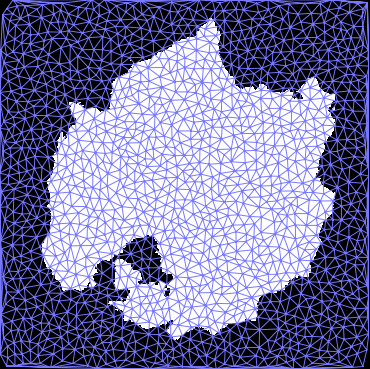
#> input picture images/delaunay_triangulation.png, 370 x 369 px
$ python simulation.py --file images/delaunay_triangulation.png
#> lines starting #> are read from the running program, lines starting #| are printed output that depends on the picture
### util.py
# Various common functions.

from PIL import Image
import collections
import csv
from matplotlib.colors import LightSource, LinearSegmentedColormap
import matplotlib.pyplot as plt
import numpy as np
import scipy as sp
import scipy.spatial
import sys


# Read an image into an array
def image_to_array(image_file):
#> called with image_file = 'images/delaunay_triangulation.png'
  img = Image.open(image_file)
#> img is the input picture: PIL image 370x369 RGBA; mean R, G, B, A 115.7, 115.7, 159.8, 255

  # 8-bit pixels, grayscale (8-bit image)
  if img.mode == "L":
    data = np.asarray(img)
    data = np.float64(data) / 256
  # 32-bit signed integer pixels, grayscale (16-bit image)
  elif img.mode == "I":
    data = np.asarray(img) / 65536
  # 3x8-bit or 4x8-bit pixels or higher, true color (24-bit or higher image)
  elif img.mode in ("RGB", "RGBA"):
    converted = img.convert("L")
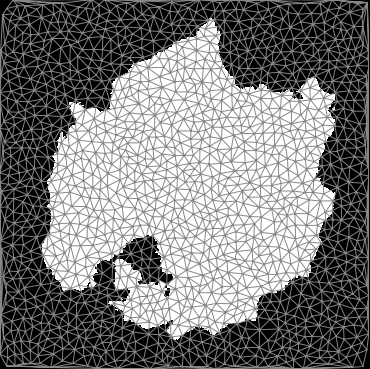
#> converted: PIL image 370x369 L; min 0, max 255, mean 120.8
    data = np.asarray(converted)
    data = np.float64(data) / 256
  else:
    print("ERROR. Unsupported image format.")
    sys.exit(-1)
  return data


# Open CSV file as a dict.
def read_csv(csv_path):
  with open(csv_path, 'r') as csv_file:
    return list(csv.DictReader(csv_file))


# Renormalizes the values of `x` to `bounds`
def normalize(x, bounds=(0, 1)):
  return np.interp(x, (x.min(), x.max()), bounds)


# Fourier-based power law noise with frequency bounds.
# [17 lines left out: function fbm, not called in this run]


# Returns each value of `a` with coordinates offset by `offset` (via complex
# values). The values at the new coordiantes are the linear interpolation of
# neighboring values in `a`.
def sample(a, offset):
  shape = np.array(a.shape)
  delta = np.array((offset.real, offset.imag))
  coords = np.array(np.meshgrid(*map(range, shape))) - delta
  lower_coords = np.floor(coords).astype(int)
  upper_coords = lower_coords + 1
  coord_offsets = coords - lower_coords
  lower_coords %= shape[:, np.newaxis, np.newaxis]
  upper_coords %= shape[:, np.newaxis, np.newaxis]

  result = lerp(lerp(a[lower_coords[1], lower_coords[0]],
                     a[lower_coords[1], upper_coords[0]],
                     coord_offsets[0]),
                lerp(a[upper_coords[1], lower_coords[0]],
                     a[upper_coords[1], upper_coords[0]],
                     coord_offsets[0]),
                coord_offsets[1])
  return result


# Takes each value of `a` and offsets them by `delta`. Treats each grid point
# like a unit square.
# [26 lines left out: functions displace, gaussian_gradient, not called in this run]


# Simple gradient by taking the diff of each cell's horizontal and vertical
# neighbors.
def simple_gradient(a):
  dx = 0.5 * (np.roll(a, 1, axis=0) - np.roll(a, -1, axis=0))
  dy = 0.5 * (np.roll(a, 1, axis=1) - np.roll(a, -1, axis=1))
  return 1j * dx + dy


# Loads the terrain height array (and optionally the land mask from the given
# file.
# [6 lines left out: function load_from_file, not called in this run]


# Saves the array as a PNG image. Assumes all input values are [0, 1]
def save_as_png(a, path):
  image = Image.fromarray(np.round(a * 255).astype('uint8'))
  image.save(path)


# Creates a hillshaded RGB array of heightmap `a`.
_TERRAIN_CMAP = LinearSegmentedColormap.from_list('my_terrain', [
    (0.00, (0.15, 0.3, 0.15)),
    (0.25, (0.3, 0.45, 0.3)),
    (0.50, (0.5, 0.5, 0.35)),
    (0.80, (0.4, 0.36, 0.33)),
    (1.00, (1.0, 1.0, 1.0)),
])
# [7 lines left out: function hillshaded, not called in this run]


# Linear interpolation of `x` to `y` with respect to `a`
def lerp(x, y, a): return (1.0 - a) * x + a * y


# Returns a list of grid coordinates for every (x, y) position bounded by
# `shape`
# [95 lines left out: functions make_grid_points, poisson_disc_sampling, dist_to_mask, worley, gaussian_blur, not called in this run]

### simulation.py
#!/usr/bin/python3

# Semi-phisically-based hydraulic erosion simulation. Code is inspired by the
# code found here:
#   http://ranmantaru.com/blog/2011/10/08/water-erosion-on-heightmap-terrain/
# With some theoretical inspiration from here:
#   https://hal.inria.fr/inria-00402079/document

import numpy as np
import scipy as sp
import matplotlib.pyplot as plt
import os
import sys
import argparse
import util


# Smooths out slopes of `terrain` that are too steep. Rough approximation of the
# phenomenon described here: https://en.wikipedia.org/wiki/Angle_of_repose
def apply_slippage(terrain, repose_slope, cell_width):
  delta = util.simple_gradient(terrain) / cell_width
  smoothed = util.gaussian_blur(terrain, sigma=1.5)
  should_smooth = np.abs(delta) > repose_slope
  result = np.select([np.abs(delta) > repose_slope], [smoothed], terrain)
  return result


def main(argv):
  parser = argparse.ArgumentParser(
    description="Run a terrain erosion simulation.")
  group = parser.add_mutually_exclusive_group()
  group.add_argument("-f", "--file",
    help="Run simulation using an input image file instead of generating a \
    new fBm noise. (Only works with a square image.) If not specified then \
    noise will be generated.")
  group.add_argument("-s", "--seed", type=int,
    help="Noise generator seed. If not specified then a random seed will be \
    used. SEED MUST BE AN INTEGER.")
  parser.add_argument("-o", "--output",
    help="Output simulation file name (without file extension). If not \
    specified then the default file name will be used.")
  parser.add_argument("--snapshot", action="store_true",
    help="Save a numbered image of every iteration.")
  parser.add_argument("--png", action="store_true",
    help="Automatically save a png of the simulation.")
  args = parser.parse_args()

  my_dir = os.path.dirname(argv[0])
  output_dir = os.path.join(my_dir, 'output')
  try: os.mkdir(output_dir)
  except: pass

  if args.output:
    output_path = os.path.join(output_dir, args.output)
  else:
    output_path = os.path.join(output_dir, 'simulation')

  if args.seed:
    input_seed = args.seed
  else:
    input_seed = None

  # Grid dimension constants if using fBm noise
  full_width = 200
  dim = 512
  shape = [dim] * 2
  cell_width = full_width / dim
  cell_area = cell_width ** 2

  # `terrain` represents the actual terrain height we're interested in
  if not args.file:
    terrain = util.fbm(shape, -2.0, seed=input_seed)
  else:
    terrain = util.image_to_array(args.file)

    dim = terrain.shape[0]
#> dim = 369
    shape = terrain.shape
#> shape = (369, 370)
    cell_width = full_width / dim
#> cell_width = 0.542
    cell_area = cell_width ** 2
#> cell_area = 0.294

  # Snapshotting parameters. Only needed for generating the simulation
  # timelapse.
  if args.snapshot:
    snapshot_dir = os.path.join(output_dir, 'sim_snaps')
    snapshot_file_template = 'sim-%05d.png'
    try: os.mkdir(snapshot_dir)
    except: pass

  # Water-related constants
  rain_rate = 0.0008 * cell_area
#> rain_rate = 0.000235
  evaporation_rate = 0.0005

  # Slope constants
  min_height_delta = 0.05
  repose_slope = 0.03
  gravity = 30.0
  gradient_sigma = 0.5

  # Sediment constants
  sediment_capacity_constant = 50.0
  dissolving_rate = 0.25
  deposition_rate = 0.001

  # The numer of iterations is proportional to the grid dimension. This is to
  # allow changes on one side of the grid to affect the other side.
  iterations = int(1.4 * dim)
#> iterations = 516

  # `sediment` is the amount of suspended "dirt" in the water. Terrain will be
  # transfered to/from sediment depending on a number of different factors.
  sediment = np.zeros_like(terrain)

  # The amount of water. Responsible for carrying sediment.
  water = np.zeros_like(terrain)

  # The water velocity.
  velocity = np.zeros_like(terrain)

  # Optionally save the unmodified starting noise if we're not using file input.
  if args.snapshot and args.png and not args.file:
    fbm_path = output_path + '_fbm.png'
    util.save_as_png(terrain, fbm_path)

  for i in range(0, iterations):
    print('Iteration: %d / %d' % (i + 1, iterations))

    # Set a deterministic seed for our random number generator
    rng = np.random.default_rng(i)

    # Add precipitation. This is done via simple uniform random distribution,
    # although other models use a raindrop model
    water += rng.random(shape) * rain_rate

    # Use a different RNG seed for the next step
    rng = np.random.default_rng(i + 3)

    # Compute the normalized gradient of the terrain height to determine where
    # water and sediment will be moving.
    gradient = np.zeros_like(terrain, dtype='complex')
    gradient = util.simple_gradient(terrain)
    gradient = np.select([np.abs(gradient) < 1e-10],
                             [np.exp(2j * np.pi * rng.random(shape))],
                             gradient)
    gradient /= np.abs(gradient)

    # Compute the difference between the current height the height offset by
    # `gradient`.
    neighbor_height = util.sample(terrain, -gradient)
    height_delta = terrain - neighbor_height

    # The sediment capacity represents how much sediment can be suspended in
    # water. If the sediment exceeds the quantity, then it is deposited,
    # otherwise terrain is eroded.
    sediment_capacity = (
        (np.maximum(height_delta, min_height_delta) / cell_width) * velocity *
        water * sediment_capacity_constant)
    deposited_sediment = np.select(
        [
          height_delta < 0,
          sediment > sediment_capacity,
        ], [
          np.minimum(height_delta, sediment),
          deposition_rate * (sediment - sediment_capacity),
        ],
        # If sediment <= sediment_capacity
        dissolving_rate * (sediment - sediment_capacity))

    # Don't erode more sediment than the current terrain height.
    deposited_sediment = np.maximum(-height_delta, deposited_sediment)

    # Update terrain and sediment quantities.
    sediment -= deposited_sediment
    terrain += deposited_sediment
    sediment = util.displace(sediment, gradient)
    water = util.displace(water, gradient)

    # Smooth out steep slopes.
    terrain = apply_slippage(terrain, repose_slope, cell_width)

    # Update velocity
    velocity = gravity * height_delta / cell_width

    # Apply evaporation
    water *= 1 - evaporation_rate

    # Snapshot, if applicable.
    if args.snapshot:
      snapshot_path = os.path.join(snapshot_dir, snapshot_file_template % i)
      util.save_as_png(terrain, snapshot_path)
#> this loop made 1 pass
#> pass 1, in simple_gradient, `dx = 0.5 * (np.roll(a, 1, axis=0) - np.roll(a, -1, axis=0))`:
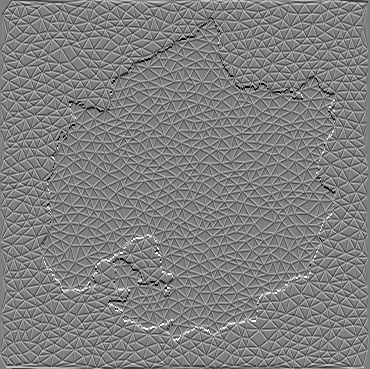
#> dx: shape (369, 370) float64; min -0.498, max 0.498, mean 0; drawn with min black and max white
#> pass 1, in simple_gradient, `dy = 0.5 * (np.roll(a, 1, axis=1) - np.roll(a, -1, axis=1))`:
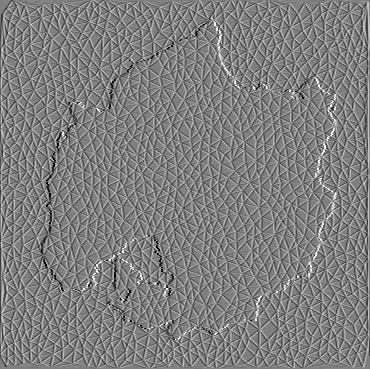
#> dy: shape (369, 370) float64; min -0.498, max 0.498, mean 0; drawn with min black and max white
#> after the loop: sediment: shape (369, 370) float64; every value is 0
#> after the loop:
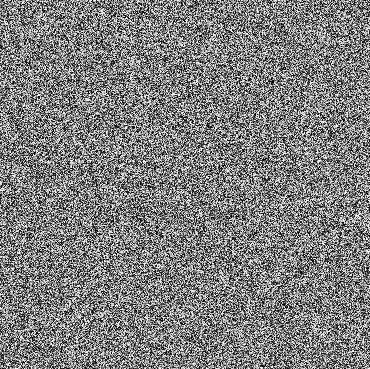
#> water: shape (369, 370) float64; min 8.21e-10, max 0.000235, mean 0.000117; drawn with min black and max white

  # Normalize terrain values before saving.
  result = util.normalize(terrain)

  np.save(output_path, result)
  # Optionally save out an image as well.
  if args.png:
    util.save_as_png(result, output_path + '_gray.png')
    util.save_as_png(util.hillshaded(result), output_path + '_hill.png')


if __name__ == '__main__':
#> (the run stopped early here; a loop or call above may not have finished)
